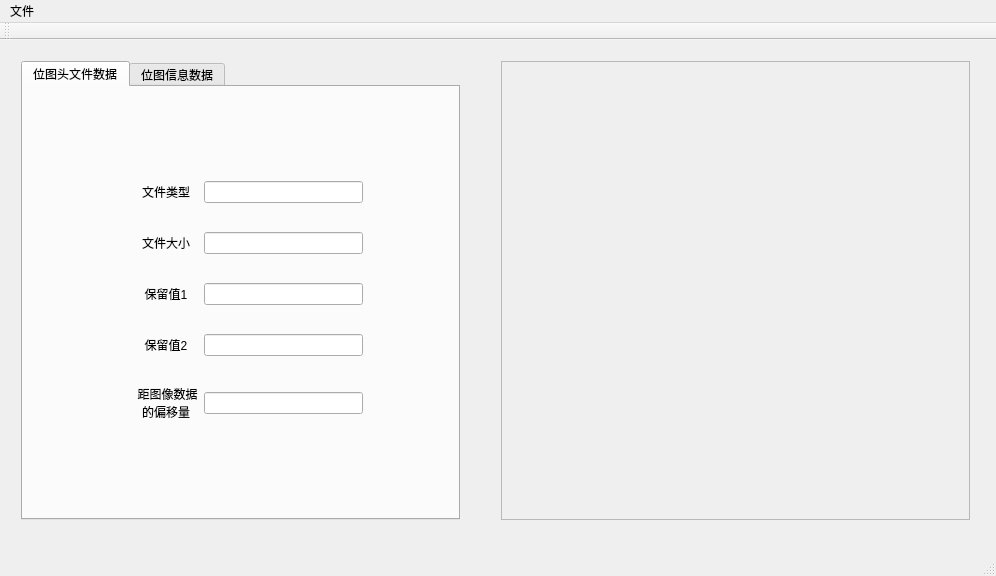
<?xml version="1.0" encoding="UTF-8"?>
<ui version="4.0">
 <class>PictureResearchClass</class>
 <widget class="QMainWindow" name="PictureResearchClass">
  <property name="geometry">
   <rect>
    <x>0</x>
    <y>0</y>
    <width>996</width>
    <height>576</height>
   </rect>
  </property>
  <property name="windowTitle">
   <string>PictureResearch</string>
  </property>
  <widget class="QWidget" name="centralWidget">
   <widget class="QWidget" name="horizontalLayoutWidget">
    <property name="geometry">
     <rect>
      <x>10</x>
      <y>10</y>
      <width>461</width>
      <height>481</height>
     </rect>
    </property>
    <layout class="QHBoxLayout" name="horizontalLayout">
     <item>
      <widget class="QTabWidget" name="tabWidget">
       <property name="currentIndex">
        <number>0</number>
       </property>
       <widget class="QWidget" name="tabBitmapFileHeader">
        <property name="cursor">
         <cursorShape>ArrowCursor</cursorShape>
        </property>
        <attribute name="title">
         <string>位图头文件数据</string>
        </attribute>
        <widget class="QWidget" name="gridLayoutWidget">
         <property name="geometry">
          <rect>
           <x>100</x>
           <y>60</y>
           <width>251</width>
           <height>311</height>
          </rect>
         </property>
         <layout class="QGridLayout" name="gridLayout">
          <item row="0" column="0">
           <widget class="QLabel" name="labelBfType">
            <property name="cursor">
             <cursorShape>ArrowCursor</cursorShape>
            </property>
            <property name="focusPolicy">
             <enum>Qt::NoFocus</enum>
            </property>
            <property name="text">
             <string>文件类型</string>
            </property>
            <property name="alignment">
             <set>Qt::AlignCenter</set>
            </property>
           </widget>
          </item>
          <item row="1" column="0">
           <widget class="QLabel" name="labelBfSize">
            <property name="text">
             <string>文件大小</string>
            </property>
            <property name="alignment">
             <set>Qt::AlignCenter</set>
            </property>
           </widget>
          </item>
          <item row="3" column="0">
           <widget class="QLabel" name="labelBfReserved2">
            <property name="text">
             <string>保留值2</string>
            </property>
            <property name="alignment">
             <set>Qt::AlignCenter</set>
            </property>
           </widget>
          </item>
          <item row="2" column="0">
           <widget class="QLabel" name="labelBfReserved1">
            <property name="text">
             <string>保留值1</string>
            </property>
            <property name="alignment">
             <set>Qt::AlignCenter</set>
            </property>
           </widget>
          </item>
          <item row="4" column="0">
           <widget class="QLabel" name="labelBfOffBits">
            <property name="text">
             <string> 距图像数据
的偏移量</string>
            </property>
            <property name="alignment">
             <set>Qt::AlignCenter</set>
            </property>
           </widget>
          </item>
          <item row="0" column="1">
           <widget class="QLineEdit" name="lineEtBfType"/>
          </item>
          <item row="1" column="1">
           <widget class="QLineEdit" name="lineEtBfSize">
            <property name="alignment">
             <set>Qt::AlignLeading|Qt::AlignLeft|Qt::AlignVCenter</set>
            </property>
           </widget>
          </item>
          <item row="2" column="1">
           <widget class="QLineEdit" name="lineEtBfReserved1"/>
          </item>
          <item row="3" column="1">
           <widget class="QLineEdit" name="lineEtBfReserved2"/>
          </item>
          <item row="4" column="1">
           <widget class="QLineEdit" name="lineEtBfOffBits"/>
          </item>
         </layout>
        </widget>
       </widget>
       <widget class="QWidget" name="tabBitmapInfoHeader">
        <attribute name="title">
         <string>位图信息数据</string>
        </attribute>
        <widget class="QWidget" name="gridLayoutWidget_2">
         <property name="geometry">
          <rect>
           <x>10</x>
           <y>10</y>
           <width>431</width>
           <height>431</height>
          </rect>
         </property>
         <layout class="QGridLayout" name="gridLayout_2">
          <item row="1" column="0">
           <widget class="QLabel" name="labelBiWidth">
            <property name="text">
             <string>图像宽度</string>
            </property>
           </widget>
          </item>
          <item row="0" column="0">
           <widget class="QLabel" name="labelBiSize">
            <property name="text">
             <string>位图信息数据
大小</string>
            </property>
           </widget>
          </item>
          <item row="2" column="0">
           <widget class="QLabel" name="labelBiHeight">
            <property name="text">
             <string>图像高度</string>
            </property>
           </widget>
          </item>
          <item row="5" column="0">
           <widget class="QLabel" name="labelBiCompression">
            <property name="text">
             <string>压缩类型</string>
            </property>
           </widget>
          </item>
          <item row="4" column="1">
           <widget class="QLineEdit" name="lineEtBiBitCnt"/>
          </item>
          <item row="1" column="1">
           <widget class="QLineEdit" name="lineEtBiWidth"/>
          </item>
          <item row="3" column="0">
           <widget class="QLabel" name="labelBiPlane">
            <property name="text">
             <string>位面数</string>
            </property>
           </widget>
          </item>
          <item row="0" column="1">
           <widget class="QLineEdit" name="lineEtBiSize"/>
          </item>
          <item row="3" column="1">
           <widget class="QLineEdit" name="lineEtBiPlane"/>
          </item>
          <item row="2" column="1">
           <widget class="QLineEdit" name="lineEtBiHeight"/>
          </item>
          <item row="4" column="0">
           <widget class="QLabel" name="labelBiBitCnt">
            <property name="text">
             <string>颜色位数</string>
            </property>
           </widget>
          </item>
          <item row="0" column="2">
           <widget class="QLabel" name="labelBiSizImg">
            <property name="text">
             <string>图像实际大小</string>
            </property>
           </widget>
          </item>
          <item row="3" column="2">
           <widget class="QLabel" name="labelBiClrUsed">
            <property name="text">
             <string>颜色索引数</string>
            </property>
           </widget>
          </item>
          <item row="1" column="2">
           <widget class="QLabel" name="labelBiXPelsPerM">
            <property name="text">
             <string>水平分辨率</string>
            </property>
           </widget>
          </item>
          <item row="5" column="1">
           <widget class="QLineEdit" name="lineEtBiCompression"/>
          </item>
          <item row="2" column="2">
           <widget class="QLabel" name="labelBiYPelsPerM">
            <property name="text">
             <string>垂直分辨率</string>
            </property>
           </widget>
          </item>
          <item row="4" column="2">
           <widget class="QLabel" name="labelBiClrImportant">
            <property name="text">
             <string>重要颜色索引数</string>
            </property>
           </widget>
          </item>
          <item row="0" column="3">
           <widget class="QLineEdit" name="lineEtBiSizImg"/>
          </item>
          <item row="1" column="3">
           <widget class="QLineEdit" name="lineEtBiXPelsPerM"/>
          </item>
          <item row="2" column="3">
           <widget class="QLineEdit" name="lineEtBiYPelsPerM"/>
          </item>
          <item row="3" column="3">
           <widget class="QLineEdit" name="lineEtBiClrUsed"/>
          </item>
          <item row="4" column="3">
           <widget class="QLineEdit" name="lineEtBiClrImportant"/>
          </item>
         </layout>
        </widget>
       </widget>
      </widget>
     </item>
    </layout>
   </widget>
   <widget class="QWidget" name="verticalLayoutWidget">
    <property name="geometry">
     <rect>
      <x>490</x>
      <y>10</y>
      <width>491</width>
      <height>481</height>
     </rect>
    </property>
    <layout class="QVBoxLayout" name="verticalLayout">
     <item>
      <widget class="QScrollArea" name="scrollArea">
       <property name="widgetResizable">
        <bool>true</bool>
       </property>
       <widget class="QWidget" name="scrollAreaWidgetContents">
        <property name="geometry">
         <rect>
          <x>0</x>
          <y>0</y>
          <width>487</width>
          <height>477</height>
         </rect>
        </property>
        <widget class="QLabel" name="LabPicture">
         <property name="geometry">
          <rect>
           <x>20</x>
           <y>30</y>
           <width>441</width>
           <height>441</height>
          </rect>
         </property>
         <property name="text">
          <string/>
         </property>
         <property name="pixmap">
          <pixmap resource="PictureResearch.qrc">:/images/img/spiderman.jpg</pixmap>
         </property>
         <property name="alignment">
          <set>Qt::AlignCenter</set>
         </property>
        </widget>
       </widget>
      </widget>
     </item>
    </layout>
   </widget>
  </widget>
  <widget class="QMenuBar" name="menuBar">
   <property name="geometry">
    <rect>
     <x>0</x>
     <y>0</y>
     <width>996</width>
     <height>26</height>
    </rect>
   </property>
   <widget class="QMenu" name="menu">
    <property name="title">
     <string>文件</string>
    </property>
    <addaction name="actOpen"/>
   </widget>
   <addaction name="menu"/>
  </widget>
  <widget class="QToolBar" name="mainToolBar">
   <attribute name="toolBarArea">
    <enum>TopToolBarArea</enum>
   </attribute>
   <attribute name="toolBarBreak">
    <bool>false</bool>
   </attribute>
  </widget>
  <widget class="QStatusBar" name="statusBar"/>
  <action name="actOpen">
   <property name="icon">
    <iconset>
     <normalon>:/images/img/open3.bmp</normalon>
    </iconset>
   </property>
   <property name="text">
    <string>打开...</string>
   </property>
   <property name="toolTip">
    <string>打开文件</string>
   </property>
   <property name="shortcut">
    <string>Ctrl+O</string>
   </property>
  </action>
 </widget>
 <layoutdefault spacing="6" margin="11"/>
 <resources>
  <include location="PictureResearch.qrc"/>
 </resources>
 <connections/>
</ui>
